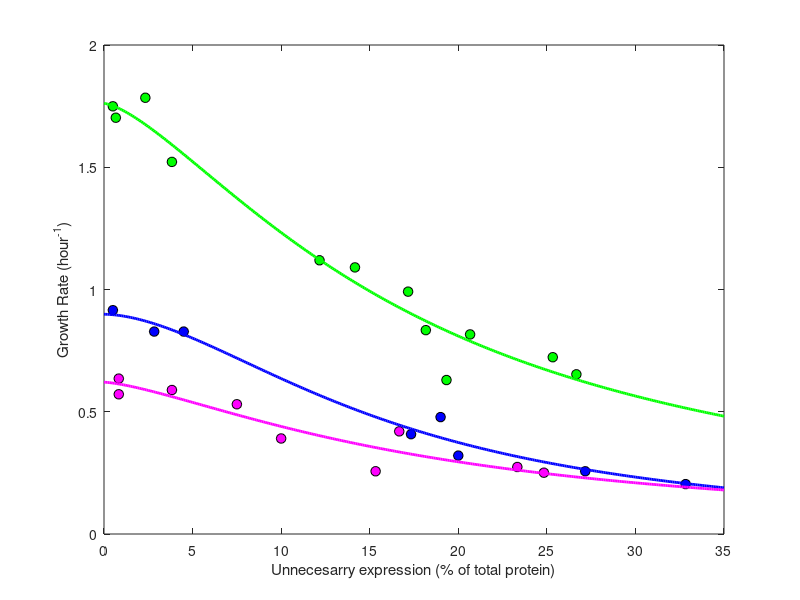

MATLAB code to generate this figure: (Note: this script raises an error after producing the figure.)
 %Data from Scott M, Gunderson CW, Mateescu EM, Zhang Z, Hwa T. 
 % Interdependence of Cell Growth and Gene Expression:
 % Origins and Consequences. Science. 2010 Nov 19;330(6007):1099–102.
 %Data was collected using Matlab https://www.mathworks.com/products/curvefitting.html
 % Load "fig4curvefitting.sfit" on curvefitting app 
 
 %blue cAA+gluc
 pprob=[0.5 2.833333 4.5 17.33333 19 20 27.16667 32.83334];
 GRb = [0.9154519 0.8279884 0.8279884 0.4081633 0.4781341 0.3206997 0.2565598 0.2040816];

 
 
 %green RDM+gluc

 pprog=[2.333333 0.5 0.6666667 3.833333 12.16667 14.16667 17.16667 18.16667 19.33333 20.66667 25.33333 26.66667]; 
 GRg = [1.784257 1.749271 1.702624 1.521866 1.119534 1.090379 0.9912537 0.8338193 0.6297376 0.8163266 0.7230321 0.6530613];


 %pink M63+gluc
 
 pprop = [0.8333334 0.8333334 3.833333 7.5 10 15.33333 16.66667 23.33333 24.83333]; 
 GRp = [0.6355686 0.5714286 0.5889213 0.5306123 0.3906706 0.2565598 0.4198251 0.2740525 0.2507289];

%cftool
%%
%Parameter estimated 
x=0:0.1:35;
Jb = 16.51;
krb = 0.8988;
nb =  1.76;
Jg = 17.9;
krg = 1.761;
ng = 1.456;
Jp = 18.66;
krp = 0.6209;
np = 1.424;

% Plotting data and model 
plot(pprob, GRb,'ok','MarkerSize',7,'MarkerFaceColor','b')
hold on
plot(pprog, GRg,'ok','MarkerSize',7,'MarkerFaceColor','g')
plot(pprop, GRp,'ok','MarkerSize',7,'MarkerFaceColor','m')
plot(NaN,NaN,'k','LineWidth',2)
plot(x, krb*(1./((x/Jb).^nb+1)),'b','LineWidth',2)
plot(x, krg*(1./((x/Jg).^ng+1)),'g','LineWidth',2)
plot(x, krp*(1./((x/Jp).^np+1)),'m','LineWidth',2)
xlabel('Unnecesarry expression (% of total protein)')
ylabel('Growth Rate (hour^{-1})')
text(15,0.7,'\leftarrow m = 1.76',HorizontalAlignment='right')
text(11,1.6,'\leftarrow m = 1.456',HorizontalAlignment='right')
text(2.25,0.45,' m = 1.424 \rightarrow',HorizontalAlignment='left')
lgd = legend('cAA+gluc','RDM+gluc','M63+gluc','Hill`s function(fitting)');
title(lgd,'Medium')